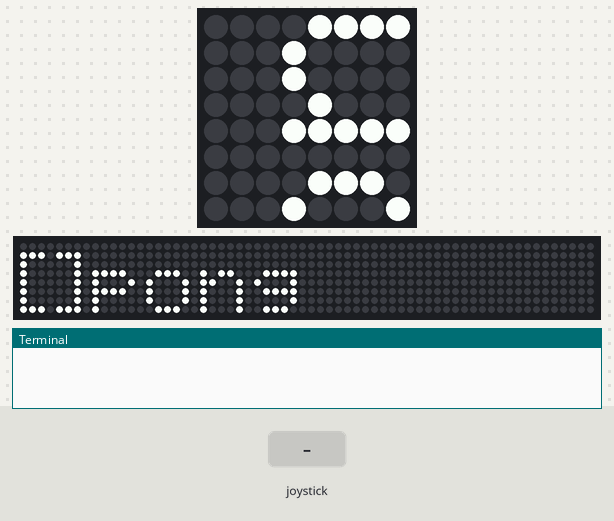
This program was run on a simulated Raspberry Pi (BCM pin numbers) with a Sense HAT. On the bench: the Sense HAT's 8×8 RGB LED matrix, a strip that is not on the board, showing the scrolling text unrolled, the last lines printed to the terminal. The inputs (shaded band) are chosen by the test bench. Dim RGB values are drawn brighter than linear; random numbers come from a fixed seed; the 64×8 strip is a reading aid, not a part: it shows the text the matrix is scrolling, unrolled, one strip-width of it at a time.

Above: at 5.0 s.
5.1 s: joystick clicked
6.7 s: joystick pushed up
At 10.0 s:
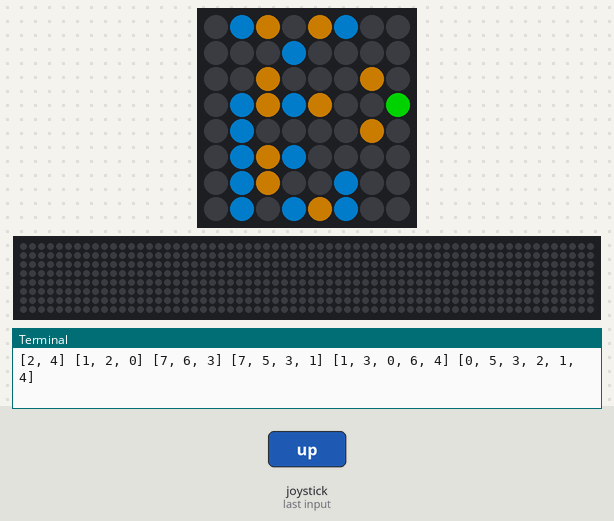
11.8 s: joystick pushed left
At 15.7 s:
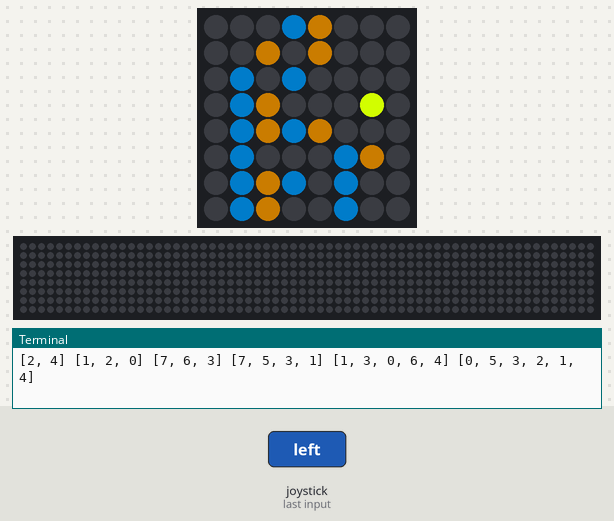
At 24.5 s:
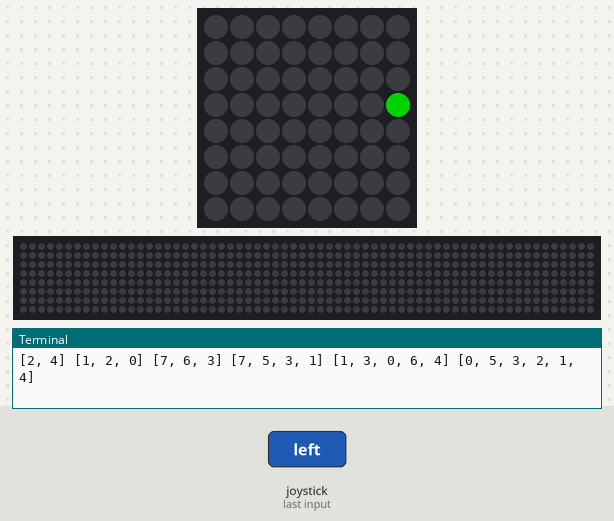

Measured:
- what the display in image 1 shows lasts 0.7 s, from 9.7 s to 10.4 s
- what the display in image 2 shows lasts 3.0 s, from 15.2 s to 18.2 s

The program:

controller.py
```python
from sense_hat import SenseHat
from time import sleep
from random import randint

sense= SenseHat()
sense.set_rotation(270)

selection = 1
begin = False

def display():
    global selection
    if(selection == 1):
        return "[*]car []frog []pong []snake []TTT"
    if(selection == 2):
        return "[]car [*]frog []pong []snake []TTT"
    if(selection == 3):
        return "[]car []frog [*]pong []snake []TTT"
    if(selection == 4):
        return "[]car []frog []pong [*]snake []TTT"
    if(selection == 5):
        return "[]car []frog []pong []snake [*]TTT"

def start():
    global begin
    begin = True

def left(event):
    global selection
    if event.action=='pressed' and selection<5:
        selection+=1

def right(event):
    global selection
    if event.action=='pressed' and selection>1:
        selection-=1

sense.stick.direction_up = left
sense.stick.direction_down = right
sense.stick.direction_middle = start

while not begin:
    sense.show_message(display(),scroll_speed=0.05)
if(selection == 1):
    import car_race
if(selection == 2):
    import frog
if(selection == 3):
    import pong
if(selection == 4):
    import snake
if(selection == 5):
    import TTT
```

frog.py
```python
from sense_hat import SenseHat
from time import sleep
from random import randint,sample

sense = SenseHat()

sense.set_rotation(180)

li = list(range(8))
lm1 = sample(li,2)
rm2 = sample(li,3)
lm3 = sample(li,3)
rm4 = sample(li,4)
lm5 = sample(li,5)
rm6 = sample(li,6)

last = []

print(lm1,rm2,lm3,rm4,lm5,rm6)

frog_pos = [0,4]
frog_dir = 0
score = 0

def draw_frog():
   global frog_pos, frog_dir, score

   sense.set_pixel(frog_pos[0], frog_pos[1],0,0,0)

   if frog_dir == 1 and frog_pos[0]!=7 :
      if(frog_pos[0] != 6 or frog_pos[1] not in last):
         frog_pos[0] += 1
         score+=1
   if frog_dir == 2 and frog_pos[0]!=0 :
      frog_pos[0] -= 1
      score-=1
   if frog_dir == 3 and frog_pos[1]!=7 :
      frog_pos[1] +=1;
   if frog_dir == 4 and frog_pos[1]!=0 :
      frog_pos[1] -=1;
   frog_dir = 0

   sense.set_pixel(frog_pos[0],frog_pos[1],0,125,0)

def move_up(event):
   global frog_dir
   if event.action == 'pressed':
      frog_dir = 1
def move_down(event):
   global frog_dir
   if event.action == 'pressed':
      frog_dir = 2

def move_left(event):
   global frog_dir
   if event.action == 'pressed':
      frog_dir = 3

def move_right(event):
   global frog_dir
   if event.action == 'pressed':
      frog_dir = 4

def add_grid(grid, add):
    return [(x+add)%8 for x in grid];

def draw_mover(row, grid,add):
    grid = add_grid(grid,add)
    color = [110,65,30] if (add > 0) else [30,65,110];
    for g in grid:
        sense.set_pixel(row,g,color)
    return grid

def draw_line(row):
    for i in range(8):
        sense.set_pixel(row,i,200,200,200)

def draw_movers():
   global lm1,rm2,lm3,rm4,lm5,rm6
   lm1 = draw_mover(1,lm1,1)
   rm2 = draw_mover(2,rm2,-1)
   lm3 = draw_mover(3,lm3,1)
   rm4 = draw_mover(4,rm4,-1)
   lm5 = draw_mover(5,lm5,1)
   rm6 = draw_mover(6,rm6,-1)

def draw_last():
   global last
   for g in last:
      sense.set_pixel(7,g,[0,125,0])

def detect():
   global lm1,rm2,lm3,rm4,lm5,rm6, frog_pos
   color = [210,255,30] if frog_pos[0]%2==1 else [30,255,210]
   if frog_pos[0] == 1 and frog_pos[1] in lm1:
      sense.set_pixel(frog_pos[0],frog_pos[1],color)
      return True;
   if frog_pos[0] == 2 and frog_pos[1] in rm2:
      sense.set_pixel(frog_pos[0],frog_pos[1],color)
      return True;
   if frog_pos[0] == 3 and frog_pos[1] in lm3:
      sense.set_pixel(frog_pos[0],frog_pos[1],color)
      return True;
   if frog_pos[0] == 4 and frog_pos[1] in rm4:
      sense.set_pixel(frog_pos[0],frog_pos[1],color)
      return True;
   if frog_pos[0] == 5 and frog_pos[1] in lm5:
      sense.set_pixel(frog_pos[0],frog_pos[1],color)
      return True;
   if frog_pos[0] == 6 and frog_pos[1] in rm6:
      sense.set_pixel(frog_pos[0],frog_pos[1],color)
      return True;
   return False;

def show(message):
   sense.set_rotation(270)
   sense.show_message(message)
   sense.set_rotation(180)

sense.stick.direction_up = move_left
sense.stick.direction_down = move_right
sense.stick.direction_left = move_up
sense.stick.direction_right = move_down

for i in range(10000):
   draw_frog()
   if(i%8==0):
      sense.clear()
      draw_movers()
   if(i%4 == 0):
      colision = detect()

   draw_last()

   if(frog_pos[0] == 7):
      last.append(frog_pos[1])
      frog_pos = [0,4]
      frog_dir = 0

   if colision:
      sleep(3)
      show("Score : " + str(score))
      frog_pos = [0,4]
      frog_dir = 0
      score = 0
      colision = False
      last=[]

   if(len(last) == 8):
      sleep(3)
      show("You win")
      frog_pos = [0,4]
      frog_dir = 0
      score = 0
      last=[]

   sleep(0.1)
```
